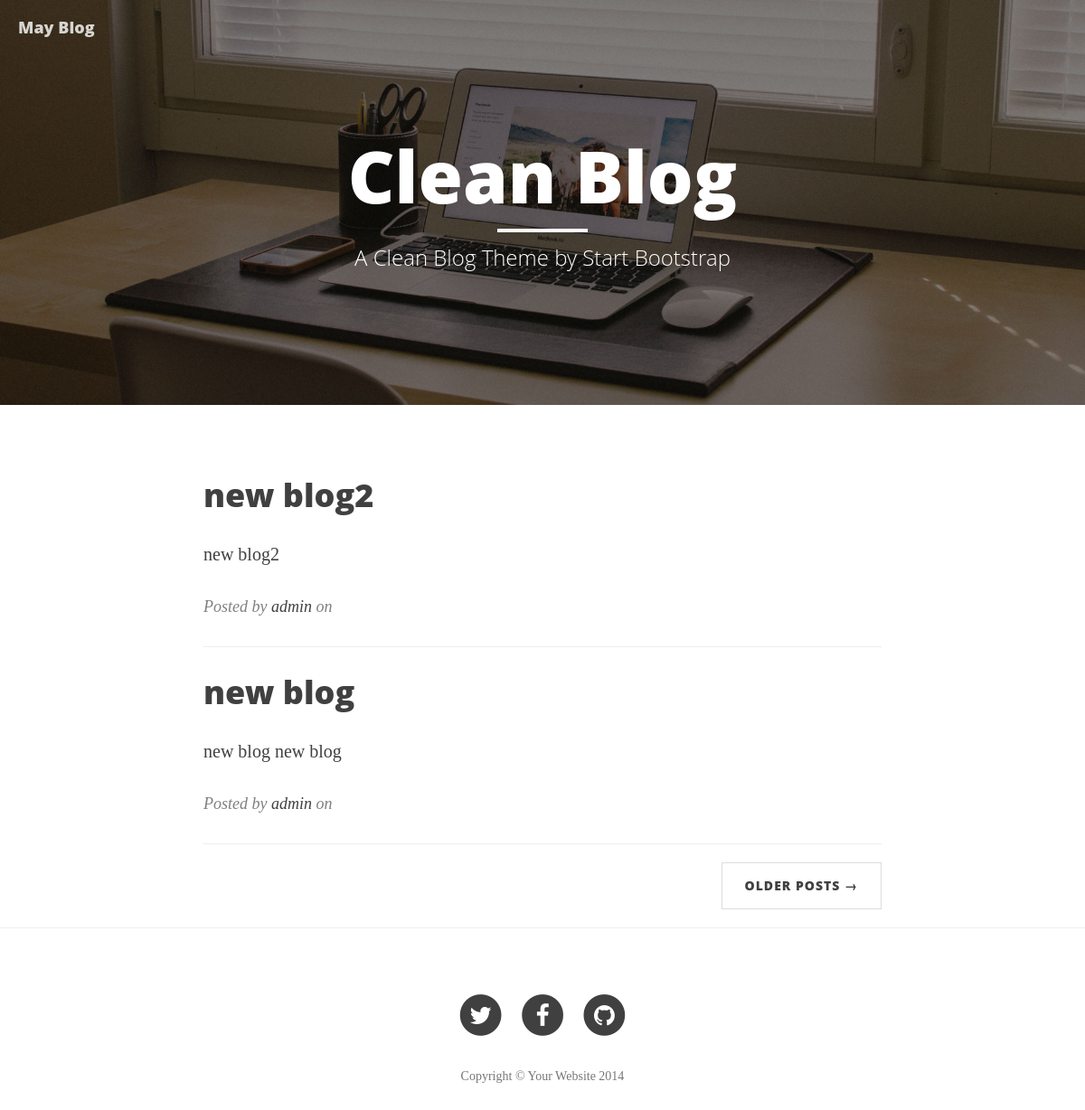
The app's page /, older data.
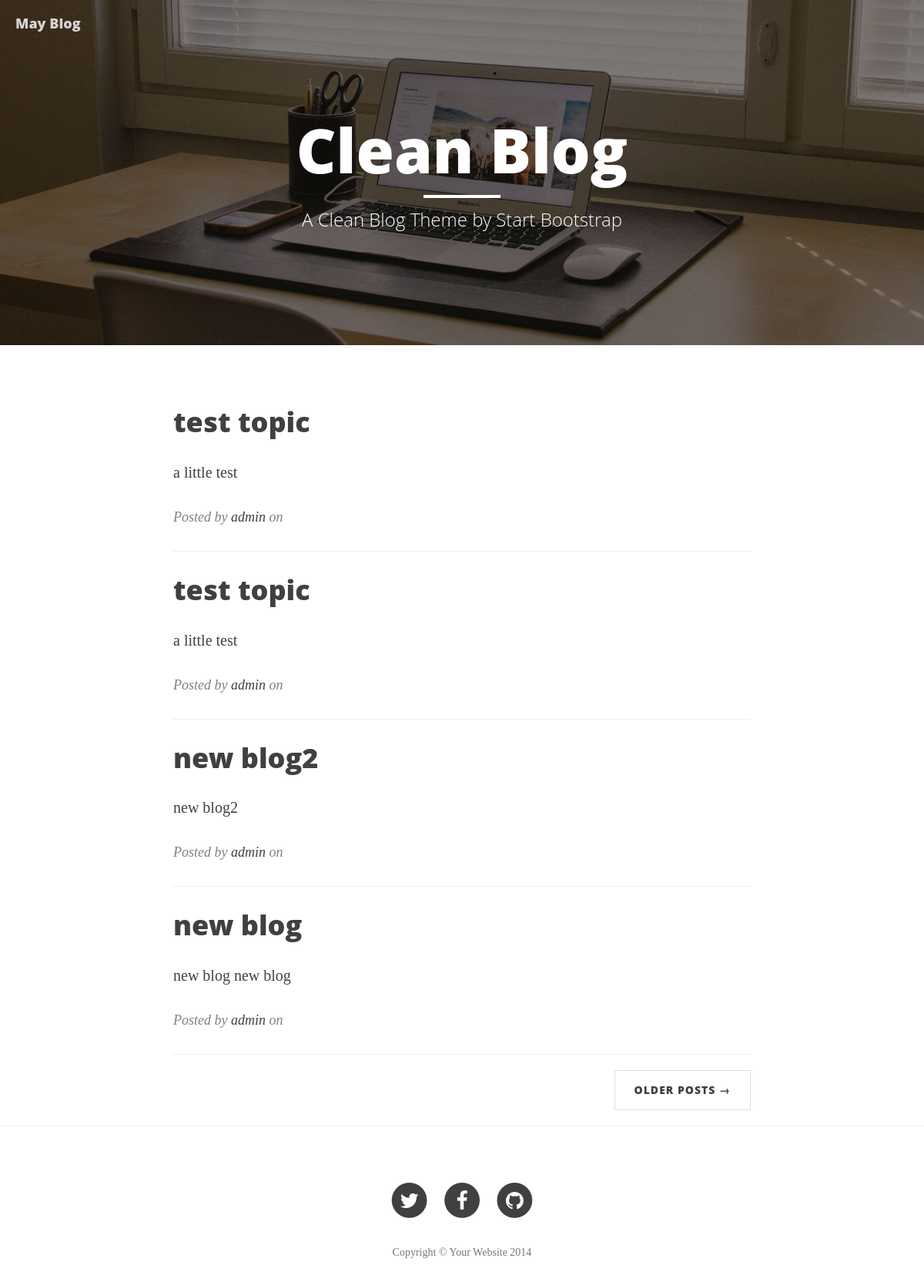
The same page, newer data.
### main/models.py (models this page shows, shortened)
class Post(models.Model):
    title = models.CharField(max_length=256, default='new blog')
    abstract = models.TextField(null=True, blank=True)
    raw = models.TextField()
    pub_date = models.DateTimeField(auto_now=True)
    content_html = models.TextField()
    author = models.ForeignKey(User)
    tags = models.ManyToManyField('Tag')
    catagory = models.ForeignKey('Catagory', null=True, blank=True)
    is_draft = models.BooleanField(default=False)

### main/views.py (the view)
# urls.py: url(r'^$', views.Index.as_view(), name='index'),
class Index(View):
    template_name = 'main/index.html'
    def get(self, request):
        data = {}
        posts = models.Post.objects.filter(is_draft=False).order_by('-pub_date')
        pages = models.Page.objects.all()
        data['posts'] = posts
        data['pages'] = pages
        return render(request, self.template_name, data)

### templates/main/index.html
{% extends 'base.html' %}
{% load static %}
{% block header %}
<header class="intro-header" style="background-image: url('{% static 'img/home-bg.jpg' %} ')">
        <div class="container">
            <div class="row">
                <div class="col-lg-8 col-lg-offset-2 col-md-10 col-md-offset-1">
                    <div class="site-heading">
                        <h1>Clean Blog</h1>
                        <hr class="small">
                        <span class="subheading">A Clean Blog Theme by Start Bootstrap</span>
                    </div>
                </div>
            </div>
        </div>
    </header>
{% endblock %}
{% block main %}
<div class="container">
    <div class="row">
        <div class="col-lg-8 col-lg-offset-2 col-md-10 col-md-offset-1">
            {% for post in posts %}
            <div class="post-preview">
                <a href="{% url 'main:post' post.id %}">
                    <h2 class="post-title">
                        {{post.title}}
                    </h2>
                </a>
                <p class="post-subtitle">
                    {{post.abstract}}
                </p>
                <p class="post-meta">Posted by <a href="#">{{ post.author.username }}</a> on {{post.date}}</p>
            </div>
            <hr>
            {% endfor %}
            <ul class="pager">
                <li class="next">
                    <a href="#">Older Posts &rarr;</a>
                </li>
            </ul>
        </div>
    </div>
</div>
<hr>
{% endblock %}

### templates/base.html (shortened to what this page needs)
<!DOCTYPE html>
<html lang="en">
<head>
    {% load static %}
     <link href="{% static 'css/bootstrap.min.css' %} " rel="stylesheet">
    <link href="{% static 'css/clean-blog.min.css' %} " rel="stylesheet">
    <link rel="stylesheet" href="//cdnjs.cloudflare.com/ajax/libs/highlight.js/8.5/styles/default.min.css">
    <link href="http://maxcdn.bootstrapcdn.com/font-awesome/4.1.0/css/font-awesome.min.css" rel="stylesheet" type="text/css">
    <link href='http://fonts.useso.com/css?family=Lora:400,700,400italic,700italic' rel='stylesheet' type='text/css'>
    <link href='http://fonts.useso.com/css?family=Open+Sans:300italic,400italic,600italic,700italic,800italic,400,300,600,700,800' rel='stylesheet' type='text/css'>
</head>
<body>
    <nav class="navbar navbar-default navbar-custom navbar-fixed-top">
        <div class="container-fluid">
            <div class="navbar-header page-scroll">
                <a class="navbar-brand" href="{% url 'main:index' %}">May Blog</a>
            </div>
            <div class="collapse navbar-collapse" id="bs-example-navbar-collapse-1">
            </div>
        </div>
    </nav>
    {%block header %}{% endblock %}
    {%block main %}{% endblock %}
    <footer>
        <div class="container">
            <div class="row">
                <div class="col-lg-8 col-lg-offset-2 col-md-10 col-md-offset-1">
                    <ul class="list-inline text-center">
                        <li>
                            <a href="#">
                                <span class="fa-stack fa-lg">
                                    <i class="fa fa-circle fa-stack-2x"></i>
                                    <i class="fa fa-twitter fa-stack-1x fa-inverse"></i>
                                </span>
                            </a>
                        </li>
                        <li>
                            <a href="#">
                                <span class="fa-stack fa-lg">
                                    <i class="fa fa-circle fa-stack-2x"></i>
                                    <i class="fa fa-facebook fa-stack-1x fa-inverse"></i>
                                </span>
                            </a>
                        </li>
                        <li>
                            <a href="#">
                                <span class="fa-stack fa-lg">
                                    <i class="fa fa-circle fa-stack-2x"></i>
                                    <i class="fa fa-github fa-stack-1x fa-inverse"></i>
                                </span>
                            </a>
                        </li>
                    </ul>
                    <p class="copyright text-muted">Copyright &copy; Your Website 2014</p>
                </div>
            </div>
        </div>
    </footer>
</body>
</html>

Row changes from the older to the newer data that the page shows:
added Post: title "test topic", abstract "a little test", author.username "admin"
added Post: title "test topic", abstract "a little test", author.username "admin"
